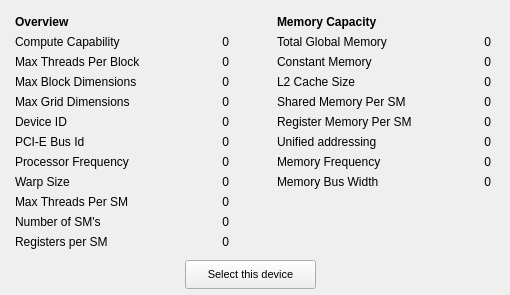
<?xml version="1.0" encoding="UTF-8"?>
<ui version="4.0">
 <class>ComputeDeviceInformationWidgetTabPage</class>
 <widget class="QWidget" name="ComputeDeviceInformationWidgetTabPage">
  <property name="geometry">
   <rect>
    <x>0</x>
    <y>0</y>
    <width>510</width>
    <height>295</height>
   </rect>
  </property>
  <property name="windowTitle">
   <string>Form</string>
  </property>
  <widget class="QWidget" name="gridLayoutWidget_2">
   <property name="geometry">
    <rect>
     <x>5</x>
     <y>10</y>
     <width>486</width>
     <height>246</height>
    </rect>
   </property>
   <layout class="QGridLayout" name="gridLayout_2" rowstretch="1,0,0,0,0,0,0,0" columnstretch="15,3,15">
    <property name="sizeConstraint">
     <enum>QLayout::SetDefaultConstraint</enum>
    </property>
    <property name="leftMargin">
     <number>10</number>
    </property>
    <property name="topMargin">
     <number>5</number>
    </property>
    <item row="0" column="2">
     <widget class="QLabel" name="label_2">
      <property name="font">
       <font>
        <pointsize>9</pointsize>
        <weight>75</weight>
        <bold>true</bold>
       </font>
      </property>
      <property name="text">
       <string>Memory Capacity</string>
      </property>
     </widget>
    </item>
    <item row="0" column="0">
     <widget class="QLabel" name="label_25">
      <property name="font">
       <font>
        <pointsize>9</pointsize>
        <weight>75</weight>
        <bold>true</bold>
       </font>
      </property>
      <property name="text">
       <string>Overview</string>
      </property>
     </widget>
    </item>
    <item row="2" column="0">
     <layout class="QGridLayout" name="gridLayout_5" rowstretch="1,0,0,0,0,0,0,0" columnstretch="1"/>
    </item>
    <item row="1" column="0">
     <layout class="QGridLayout" name="gridLayout" rowstretch="1,0,0,0,0,0,0,0,0,0,0,0" columnstretch="1,1">
      <item row="0" column="1">
       <widget class="QLabel" name="ComputeCapability">
        <property name="text">
         <string>0</string>
        </property>
        <property name="alignment">
         <set>Qt::AlignRight|Qt::AlignTrailing|Qt::AlignVCenter</set>
        </property>
       </widget>
      </item>
      <item row="2" column="0">
       <widget class="QLabel" name="label_9">
        <property name="text">
         <string>Max Block Dimensions</string>
        </property>
       </widget>
      </item>
      <item row="3" column="0">
       <widget class="QLabel" name="label_10">
        <property name="text">
         <string>Max Grid Dimensions</string>
        </property>
       </widget>
      </item>
      <item row="0" column="0">
       <widget class="QLabel" name="label_5">
        <property name="text">
         <string>Compute Capability</string>
        </property>
       </widget>
      </item>
      <item row="1" column="0">
       <widget class="QLabel" name="label_8">
        <property name="text">
         <string>Max Threads Per Block</string>
        </property>
       </widget>
      </item>
      <item row="2" column="1">
       <widget class="QLabel" name="MaxBlockDim">
        <property name="text">
         <string>0</string>
        </property>
        <property name="alignment">
         <set>Qt::AlignRight|Qt::AlignTrailing|Qt::AlignVCenter</set>
        </property>
       </widget>
      </item>
      <item row="1" column="1">
       <widget class="QLabel" name="MaxThreadsPerBlock">
        <property name="text">
         <string>0</string>
        </property>
        <property name="alignment">
         <set>Qt::AlignRight|Qt::AlignTrailing|Qt::AlignVCenter</set>
        </property>
       </widget>
      </item>
      <item row="3" column="1">
       <widget class="QLabel" name="MaxGridDim">
        <property name="text">
         <string>0</string>
        </property>
        <property name="alignment">
         <set>Qt::AlignRight|Qt::AlignTrailing|Qt::AlignVCenter</set>
        </property>
       </widget>
      </item>
      <item row="11" column="0">
       <spacer name="verticalSpacer_2">
        <property name="orientation">
         <enum>Qt::Vertical</enum>
        </property>
        <property name="sizeHint" stdset="0">
         <size>
          <width>20</width>
          <height>40</height>
         </size>
        </property>
       </spacer>
      </item>
      <item row="6" column="0">
       <widget class="QLabel" name="label_13">
        <property name="text">
         <string>Processor Frequency</string>
        </property>
       </widget>
      </item>
      <item row="5" column="0">
       <widget class="QLabel" name="label_20">
        <property name="text">
         <string>PCI-E Bus Id</string>
        </property>
       </widget>
      </item>
      <item row="4" column="1">
       <widget class="QLabel" name="DeviceId">
        <property name="text">
         <string>0</string>
        </property>
        <property name="alignment">
         <set>Qt::AlignRight|Qt::AlignTrailing|Qt::AlignVCenter</set>
        </property>
       </widget>
      </item>
      <item row="5" column="1">
       <widget class="QLabel" name="PCIBusId">
        <property name="text">
         <string>0</string>
        </property>
        <property name="alignment">
         <set>Qt::AlignRight|Qt::AlignTrailing|Qt::AlignVCenter</set>
        </property>
       </widget>
      </item>
      <item row="4" column="0">
       <widget class="QLabel" name="label_17">
        <property name="text">
         <string>Device ID</string>
        </property>
       </widget>
      </item>
      <item row="6" column="1">
       <widget class="QLabel" name="PrcClockFrq">
        <property name="text">
         <string>0</string>
        </property>
        <property name="alignment">
         <set>Qt::AlignRight|Qt::AlignTrailing|Qt::AlignVCenter</set>
        </property>
       </widget>
      </item>
      <item row="7" column="1">
       <widget class="QLabel" name="WarpSize">
        <property name="text">
         <string>0</string>
        </property>
        <property name="alignment">
         <set>Qt::AlignRight|Qt::AlignTrailing|Qt::AlignVCenter</set>
        </property>
       </widget>
      </item>
      <item row="9" column="1">
       <widget class="QLabel" name="NumSM">
        <property name="text">
         <string>0</string>
        </property>
        <property name="alignment">
         <set>Qt::AlignRight|Qt::AlignTrailing|Qt::AlignVCenter</set>
        </property>
       </widget>
      </item>
      <item row="7" column="0">
       <widget class="QLabel" name="label_6">
        <property name="text">
         <string>Warp Size</string>
        </property>
       </widget>
      </item>
      <item row="8" column="0">
       <widget class="QLabel" name="label_29">
        <property name="text">
         <string>Max Threads Per SM</string>
        </property>
       </widget>
      </item>
      <item row="8" column="1">
       <widget class="QLabel" name="ThreadsPerSM">
        <property name="text">
         <string>0</string>
        </property>
        <property name="alignment">
         <set>Qt::AlignRight|Qt::AlignTrailing|Qt::AlignVCenter</set>
        </property>
       </widget>
      </item>
      <item row="9" column="0">
       <widget class="QLabel" name="label_16">
        <property name="text">
         <string>Number of SM's</string>
        </property>
       </widget>
      </item>
      <item row="10" column="0">
       <widget class="QLabel" name="label_18">
        <property name="text">
         <string>Registers per SM</string>
        </property>
       </widget>
      </item>
      <item row="10" column="1">
       <widget class="QLabel" name="RegistersSM">
        <property name="text">
         <string>0</string>
        </property>
        <property name="alignment">
         <set>Qt::AlignRight|Qt::AlignTrailing|Qt::AlignVCenter</set>
        </property>
       </widget>
      </item>
     </layout>
    </item>
    <item row="1" column="2" rowspan="2">
     <layout class="QGridLayout" name="gridLayout_3" rowstretch="1,1,1,1,1,1,1,1,7" columnstretch="1,1" rowminimumheight="1,1,1,0,0,0,0,0,0">
      <item row="2" column="1">
       <widget class="QLabel" name="L2CacheMemory">
        <property name="text">
         <string>0</string>
        </property>
        <property name="alignment">
         <set>Qt::AlignRight|Qt::AlignTrailing|Qt::AlignVCenter</set>
        </property>
       </widget>
      </item>
      <item row="1" column="0">
       <widget class="QLabel" name="label_4">
        <property name="text">
         <string>Constant Memory</string>
        </property>
       </widget>
      </item>
      <item row="0" column="1">
       <widget class="QLabel" name="GlobalMemory">
        <property name="text">
         <string>0</string>
        </property>
        <property name="alignment">
         <set>Qt::AlignRight|Qt::AlignTrailing|Qt::AlignVCenter</set>
        </property>
       </widget>
      </item>
      <item row="0" column="0">
       <widget class="QLabel" name="label">
        <property name="text">
         <string>Total Global Memory</string>
        </property>
       </widget>
      </item>
      <item row="1" column="1">
       <widget class="QLabel" name="ConstantMemory">
        <property name="text">
         <string>0</string>
        </property>
        <property name="alignment">
         <set>Qt::AlignRight|Qt::AlignTrailing|Qt::AlignVCenter</set>
        </property>
       </widget>
      </item>
      <item row="2" column="0">
       <widget class="QLabel" name="label_3">
        <property name="text">
         <string>L2 Cache Size</string>
        </property>
       </widget>
      </item>
      <item row="8" column="1">
       <spacer name="verticalSpacer_3">
        <property name="orientation">
         <enum>Qt::Vertical</enum>
        </property>
        <property name="sizeHint" stdset="0">
         <size>
          <width>20</width>
          <height>40</height>
         </size>
        </property>
       </spacer>
      </item>
      <item row="3" column="0">
       <widget class="QLabel" name="label_14">
        <property name="text">
         <string>Shared Memory Per SM</string>
        </property>
       </widget>
      </item>
      <item row="5" column="1">
       <widget class="QLabel" name="UnifiedAddressing">
        <property name="text">
         <string>0</string>
        </property>
        <property name="alignment">
         <set>Qt::AlignRight|Qt::AlignTrailing|Qt::AlignVCenter</set>
        </property>
       </widget>
      </item>
      <item row="4" column="1">
       <widget class="QLabel" name="RegisterMemorySM">
        <property name="text">
         <string>0</string>
        </property>
        <property name="alignment">
         <set>Qt::AlignRight|Qt::AlignTrailing|Qt::AlignVCenter</set>
        </property>
       </widget>
      </item>
      <item row="4" column="0">
       <widget class="QLabel" name="label_15">
        <property name="text">
         <string>Register Memory Per SM</string>
        </property>
       </widget>
      </item>
      <item row="3" column="1">
       <widget class="QLabel" name="SharedMemorySM">
        <property name="text">
         <string>0</string>
        </property>
        <property name="alignment">
         <set>Qt::AlignRight|Qt::AlignTrailing|Qt::AlignVCenter</set>
        </property>
       </widget>
      </item>
      <item row="5" column="0">
       <widget class="QLabel" name="label_21">
        <property name="text">
         <string>Unified addressing</string>
        </property>
       </widget>
      </item>
      <item row="6" column="0">
       <widget class="QLabel" name="label_11">
        <property name="text">
         <string>Memory Frequency</string>
        </property>
       </widget>
      </item>
      <item row="6" column="1">
       <widget class="QLabel" name="MemClockFq">
        <property name="text">
         <string>0</string>
        </property>
        <property name="alignment">
         <set>Qt::AlignRight|Qt::AlignTrailing|Qt::AlignVCenter</set>
        </property>
       </widget>
      </item>
      <item row="7" column="0">
       <widget class="QLabel" name="label_19">
        <property name="text">
         <string>Memory Bus Width</string>
        </property>
       </widget>
      </item>
      <item row="7" column="1">
       <widget class="QLabel" name="MemoryBusWidth">
        <property name="text">
         <string>0</string>
        </property>
        <property name="alignment">
         <set>Qt::AlignRight|Qt::AlignTrailing|Qt::AlignVCenter</set>
        </property>
       </widget>
      </item>
     </layout>
    </item>
    <item row="1" column="1">
     <spacer name="horizontalSpacer">
      <property name="orientation">
       <enum>Qt::Horizontal</enum>
      </property>
      <property name="sizeHint" stdset="0">
       <size>
        <width>40</width>
        <height>20</height>
       </size>
      </property>
     </spacer>
    </item>
   </layout>
  </widget>
  <widget class="QPushButton" name="buttonSelectDevice">
   <property name="geometry">
    <rect>
     <x>185</x>
     <y>260</y>
     <width>131</width>
     <height>29</height>
    </rect>
   </property>
   <property name="font">
    <font>
     <pointsize>8</pointsize>
    </font>
   </property>
   <property name="text">
    <string>Select this device</string>
   </property>
  </widget>
  <zorder>gridLayoutWidget_2</zorder>
  <zorder>buttonSelectDevice</zorder>
  <zorder>label_5</zorder>
  <zorder>label_13</zorder>
  <zorder>formLayoutWidget_2</zorder>
 </widget>
 <resources/>
 <connections/>
 <slots>
  <slot>onCheckBoxUseThisDeviceStatusChanged(int)</slot>
 </slots>
</ui>
